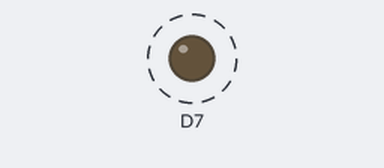
Recording of a sketch running on a simulated Particle Photon. On the bench: output pins drawn as LEDs (lit = HIGH). Dashed ring = blinking.

Above: at 0.5 s.
Timing chart, 0 to 4.6 s (numbered marks = the images above):
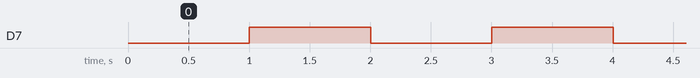

Measured:
- by itself, D7: alternates HIGH for 1.0 s and LOW for 1.0 s

The sketch:

main.ino
```cpp
SYSTEM_THREAD(ENABLED);
SYSTEM_MODE(SEMI_AUTOMATIC);


#define UPDATE_DELAY 5000
#define PUBLISH_TOPIC "offline_test"
#define SERIAL_DELIMITER ":::"

#define BLINK_DELAY 1000

unsigned long last_publish = 0;
unsigned long last_blink = 0;
int counter = 0;
bool led_state = false;

void setup() {
    Serial.begin(9600);
    pinMode(D7, OUTPUT);

    Particle.connect();
}

void loop() {
    unsigned long now = millis();
    if ((now - last_publish) > UPDATE_DELAY) {
        last_publish = now;

        serialPublish(PUBLISH_TOPIC, String(counter++));
    }

    if ((now - last_blink) > BLINK_DELAY) {
        last_blink = now;

        blink();
    }
}

void blink() {
    led_state = !led_state;
    digitalWrite(D7, (led_state) ? HIGH : LOW);
}

void serialPublish(String topic, String body) {
    if (Particle.connected()) {
        Particle.publish(topic, body);
    }
    else {
        Serial.println(topic + SERIAL_DELIMITER + body);
    }
}
```
